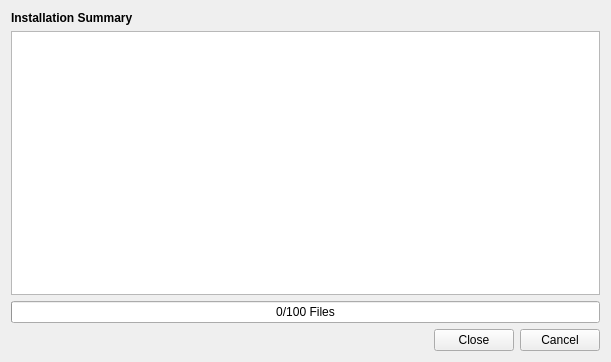
<?xml version="1.0" encoding="UTF-8"?>
<ui version="4.0">
 <class>PluginInstallDialog</class>
 <widget class="QWidget" name="PluginInstallDialog">
  <property name="geometry">
   <rect>
    <x>0</x>
    <y>0</y>
    <width>611</width>
    <height>362</height>
   </rect>
  </property>
  <property name="windowTitle">
   <string>Plugin Installation</string>
  </property>
  <layout class="QVBoxLayout">
   <item>
    <widget class="QStackedWidget" name="wizard">
     <property name="currentIndex">
      <number>2</number>
     </property>
     <widget class="QWidget" name="selectionPage">
      <layout class="QGridLayout">
       <property name="verticalSpacing">
        <number>6</number>
       </property>
       <property name="margin">
        <number>0</number>
       </property>
       <item row="0" column="0" colspan="2">
        <widget class="QLabel" name="label">
         <property name="text">
          <string>&lt;b&gt;Enter the plugin archives to install&lt;/b&gt;</string>
         </property>
        </widget>
       </item>
       <item row="1" column="0" rowspan="3">
        <widget class="QListWidget" name="archivesList">
         <property name="alternatingRowColors">
          <bool>true</bool>
         </property>
         <property name="selectionMode">
          <enum>QAbstractItemView::ExtendedSelection</enum>
         </property>
         <property name="sortingEnabled">
          <bool>true</bool>
         </property>
        </widget>
       </item>
       <item row="1" column="1">
        <widget class="QPushButton" name="addArchivesButton">
         <property name="toolTip">
          <string>Add plugin ZIP-archives via a file selection dialog</string>
         </property>
         <property name="text">
          <string>Add ...</string>
         </property>
        </widget>
       </item>
       <item row="2" column="1">
        <widget class="QPushButton" name="removeArchivesButton">
         <property name="enabled">
          <bool>false</bool>
         </property>
         <property name="toolTip">
          <string>Remove the selected entries from the list of plugin archives to be installed</string>
         </property>
         <property name="text">
          <string>Remove</string>
         </property>
        </widget>
       </item>
       <item row="3" column="1">
        <spacer>
         <property name="orientation">
          <enum>Qt::Vertical</enum>
         </property>
         <property name="sizeHint" stdset="0">
          <size>
           <width>20</width>
           <height>101</height>
          </size>
         </property>
        </spacer>
       </item>
      </layout>
     </widget>
     <widget class="QWidget" name="destinationPage">
      <layout class="QVBoxLayout">
       <property name="margin">
        <number>0</number>
       </property>
       <item>
        <widget class="QLabel" name="label_2">
         <property name="text">
          <string>&lt;b&gt;Select the destination plugin directory&lt;/b&gt;</string>
         </property>
        </widget>
       </item>
       <item>
        <widget class="QComboBox" name="destinationCombo">
         <property name="toolTip">
          <string>Select the destination plugin area</string>
         </property>
        </widget>
       </item>
       <item>
        <spacer>
         <property name="orientation">
          <enum>Qt::Vertical</enum>
         </property>
         <property name="sizeHint" stdset="0">
          <size>
           <width>20</width>
           <height>40</height>
          </size>
         </property>
        </spacer>
       </item>
      </layout>
     </widget>
     <widget class="QWidget" name="summaryPage">
      <layout class="QVBoxLayout">
       <property name="margin">
        <number>0</number>
       </property>
       <item>
        <widget class="QLabel" name="label_3">
         <property name="text">
          <string>&lt;b&gt;Installation Summary&lt;/b&gt;</string>
         </property>
        </widget>
       </item>
       <item>
        <widget class="QTextEdit" name="summaryEdit">
         <property name="toolTip">
          <string>This shows the summary of the installation data</string>
         </property>
         <property name="readOnly">
          <bool>true</bool>
         </property>
        </widget>
       </item>
       <item>
        <widget class="QProgressBar" name="progress">
         <property name="value">
          <number>0</number>
         </property>
         <property name="format">
          <string>%v/%m Files</string>
         </property>
        </widget>
       </item>
      </layout>
     </widget>
    </widget>
   </item>
   <item>
    <widget class="QDialogButtonBox" name="buttonBox">
     <property name="orientation">
      <enum>Qt::Horizontal</enum>
     </property>
     <property name="standardButtons">
      <set>QDialogButtonBox::Cancel|QDialogButtonBox::Close</set>
     </property>
    </widget>
   </item>
  </layout>
 </widget>
 <tabstops>
  <tabstop>addArchivesButton</tabstop>
  <tabstop>archivesList</tabstop>
  <tabstop>removeArchivesButton</tabstop>
  <tabstop>destinationCombo</tabstop>
  <tabstop>summaryEdit</tabstop>
  <tabstop>buttonBox</tabstop>
 </tabstops>
 <resources/>
 <connections/>
</ui>
